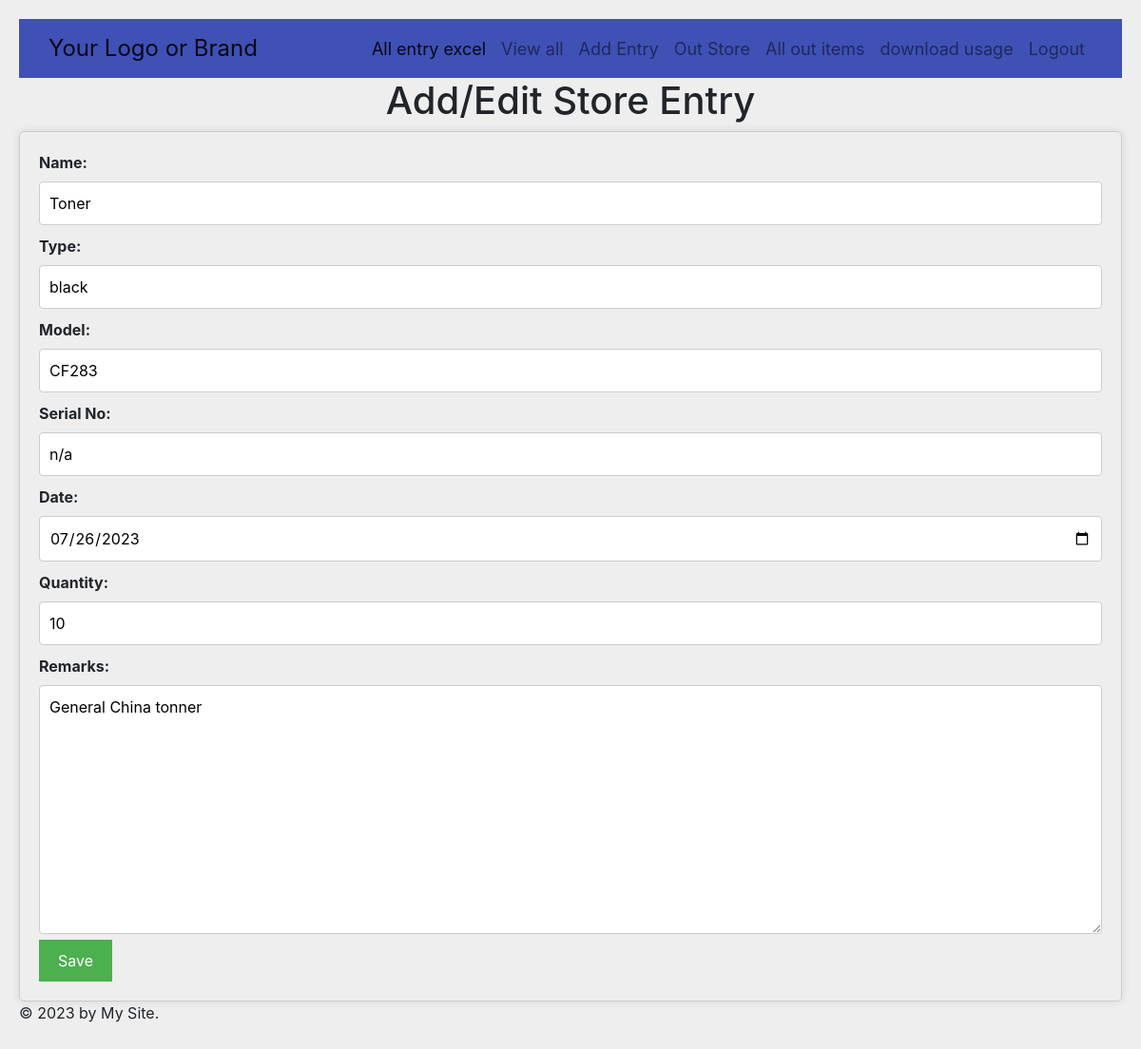
The page /store/edit/6/ (signed in) on the database its author committed.
### store/models.py (models this page shows, shortened)
class StoreEntry(models.Model):
    name = models.CharField(max_length=100)
    entry_type = models.CharField(max_length=100)
    model = models.CharField(max_length=100)
    serial_no = models.CharField(max_length=100)
    date = models.DateField()
    quantity = models.IntegerField()
    remarks = models.TextField()

### store/views.py (the view)
# urls.py: path('edit/<int:entry_id>/', views.edit_entry, name='edit_entry'),  # Add this line for editing an entry.
@staff_member_required
def edit_entry(request, entry_id):
    entry = get_object_or_404(StoreEntry, pk=entry_id)
    return add_store_entry(request, entry_id=entry_id)

### store/forms.py
class StoreEntryForm(forms.ModelForm):
    class Meta:
        model = StoreEntry
        fields = '__all__'
        widgets = {
            'date': forms.DateInput(attrs={'type': 'date'})
        }

### store/views.py (called while the page is built)
@staff_member_required
def add_store_entry(request, entry_id=None):
    if entry_id:
        entry = get_object_or_404(StoreEntry, pk=entry_id)
    else:
        entry = None
    if request.method == 'POST':
        form = StoreEntryForm(request.POST, instance=entry)
        if form.is_valid():
            form.save()
            return redirect('all_entries')
    else:
        form = StoreEntryForm(instance=entry)
    return render(request, 'store/add_store_entry.html', {'form': form})

### store/templates/store/add_store_entry.html (shortened to what this page needs)
<!DOCTYPE html>
<html>
<head>
</head>
<body>
    {% extends 'base.html' %}
    {% block content %}
    <h1>Add/Edit Store Entry</h1>
    <form method="post">
        <div>
            <label for="{{ form.name.id_for_label }}">Name:</label>
            {{ form.name }}
        </div>
        <div>
            <label for="{{ form.entry_type.id_for_label }}">Type:</label>
            {{ form.entry_type }}
        </div>
        <div>
            <label for="{{ form.model.id_for_label }}">Model:</label>
            {{ form.model }}
        </div>
        <div>
            <label for="{{ form.serial_no.id_for_label }}">Serial No:</label>
            {{ form.serial_no }}
        </div>
        <div>
            <label for="{{ form.date.id_for_label }}">Date:</label>
            {{ form.date }}
        </div>
        <div>
            <label for="{{ form.quantity.id_for_label }}">Quantity:</label>
            {{ form.quantity }}
        </div>
        <div>
            <label for="{{ form.remarks.id_for_label }}">Remarks:</label>
            {{ form.remarks }}
        </div>
        <button type="submit">Save</button>
    </form>
    {% endblock %}

### store/templates/store/add_store_entry.html (style rules this page uses)
body { font-family: Arial, sans-serif; max-width: auto; margin: 0 auto; padding: 20px; }
h1 { text-align: center; }
form { border: 1px solid #ccc; padding: 20px; border-radius: 5px; box-shadow: 0 0 10px rgba(0, 0, 0, 0.1); }
label { display: block; font-weight: bold; margin-bottom: 5px; }
input[type="text"], input[type="number"], textarea { width: 100%; padding: 10px; margin-bottom: 10px; border: 1px solid #ccc; border-radius: 4px; }
input[type="date"] { width: 100%; padding: 10px; margin-bottom: 10px; border: 1px solid #ccc; border-radius: 4px; box-sizing: border-box; }
button { background-color: #4CAF50; color: white; padding: 10px 20px; border: none; border-radius: 4px; cursor: pointer; }

### lodin/templates/base.html (style rules this page uses)
body { background-color: #eee; }

### rows shown on the page
StoreEntry: name "Toner", entry_type "black", model "CF283", serial_no "n/a", date "07/26/2023", quantity "10", remarks "General China tonner"
